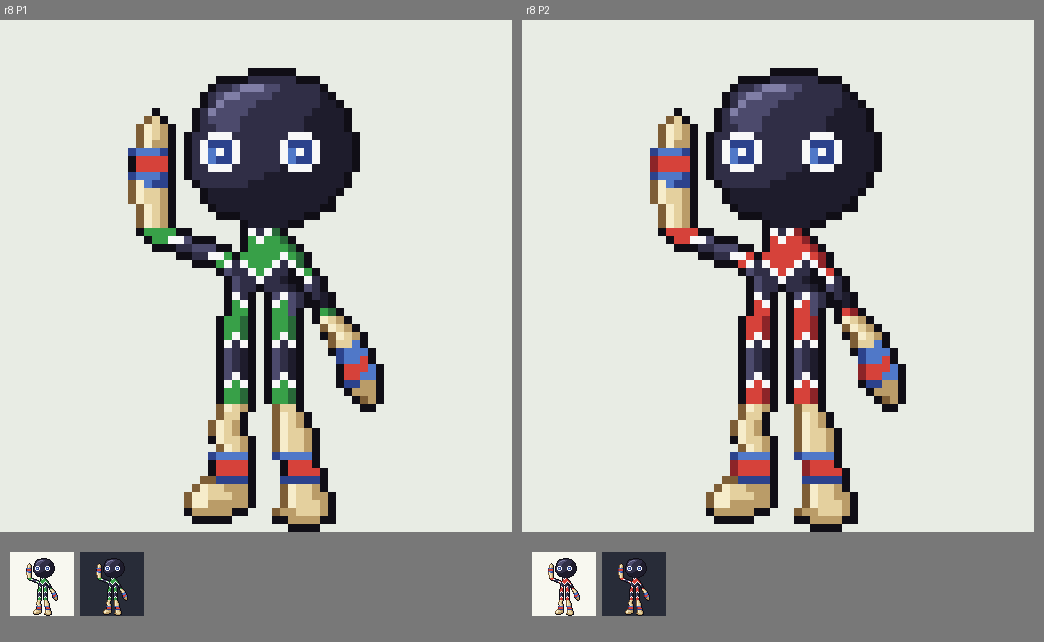

The script that saved this image:
# vel.png: P1 | P2 | r4-A op 8x + 1x licht/donker, en Sigilyph (romp) op 8x ter vergelijking
from PIL import Image, ImageDraw
V=[('astro_P1.png','r8 P1'),('astro_P2.png','r8 P2')]
s=8; vel=Image.new('RGB',(2*(64*s+10),64*s+130),(120,120,120)); d=ImageDraw.Draw(vel)
for k,(f,t) in enumerate(V):
    im=Image.open(f).convert('RGBA'); x=k*(64*s+10)
    bg=Image.new('RGBA',(64*s,64*s),(232,236,228,255)); bg.alpha_composite(im.resize((64*s,64*s),Image.NEAREST))
    vel.paste(bg.convert('RGB'),(x,20)); d.text((x+4,4),t,fill=(255,255,255))
    for u,c in enumerate([(248,248,240,255),(40,44,56,255)]):
        b=Image.new('RGBA',(64,64),c); b.alpha_composite(im); vel.paste(b.convert('RGB'),(x+10+u*70,64*s+40))
vel.save('vel.png'); print(vel.size)
